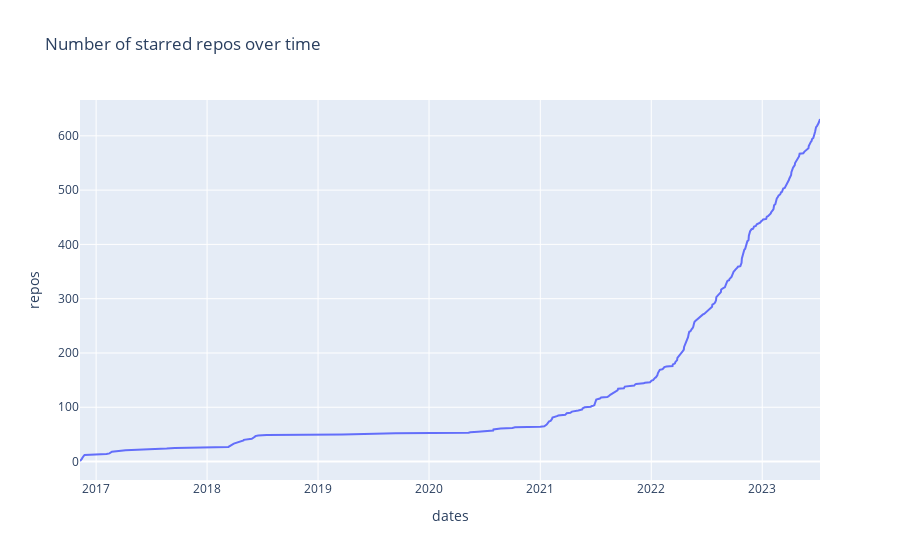

Notebook code cell kept with this figure:
### Markdown cell above
## Number of starred repos over time

### Code cell
starred_dt = pd.to_datetime(df["starred_at"]).sort_values()

starred_dt = starred_dt.groupby(by=starred_dt.dt.date).count().cumsum()
starred_dt = pd.DataFrame(starred_dt)
starred_dt["dates"] = starred_dt.index
starred_dt["repos"] = starred_dt["starred_at"]

print(starred_dt)

fig = px.line(starred_dt, x="dates", y="repos", title="Number of starred repos over time")
fig.show()

### Figure 1 — Plotly figure (JSON) as saved in the notebook; plotly's stock layout.template omitted (floating-point values rounded to 4 significant figures; data arrays with more than 128 entries replaced by an {"elided": "..."} marker saying what was removed)
{"data": [{"hovertemplate": "dates=%{x}<br>repos=%{y}<extra></extra>", "legendgroup": "", "line": {"color": "#636efa", "dash": "solid"}, "marker": {"symbol": "circle"}, "mode": "lines", "name": "", "orientation": "v", "showlegend": false, "type": "scatter", "x": {"elided": "346 str values"}, "xaxis": "x", "y": {"elided": "346 int values"}, "yaxis": "y"}], "layout": {"legend": {"tracegroupgap": 0}, "title": {"text": "Number of starred repos over time"}, "xaxis": {"anchor": "y", "domain": [0, 1], "title": {"text": "dates"}}, "yaxis": {"anchor": "x", "domain": [0, 1], "title": {"text": "repos"}}}}
